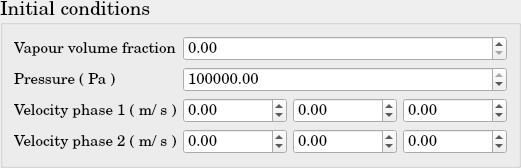
           <widget class="QGroupBox" name="Iso2F_InitialCondition">
            <property name="font">
             <font>
              <family>Century Schoolbook L</family>
              <pointsize>14</pointsize>
              <weight>50</weight>
              <bold>false</bold>
             </font>
            </property>
            <property name="title">
             <string>Initial conditions</string>
            </property>
            <layout class="QGridLayout" name="gridLayout_24">
             <item row="0" column="0">
              <layout class="QHBoxLayout" name="Iso2F_InitialConditionLayout">
               <item>
                <layout class="QVBoxLayout" name="Iso2F_FEqs_InitialConditionLayoutV">
                 <item>
                  <widget class="QLabel" name="Iso2F_Alpha_IC">
                   <property name="font">
                    <font>
                     <pointsize>11</pointsize>
                    </font>
                   </property>
                   <property name="text">
                    <string>Vapour volume fraction</string>
                   </property>
                  </widget>
                 </item>
                 <item>
                  <widget class="QLabel" name="Iso2F_Pressure_IC">
                   <property name="font">
                    <font>
                     <pointsize>11</pointsize>
                    </font>
                   </property>
                   <property name="text">
                    <string>Pressure ( Pa )</string>
                   </property>
                  </widget>
                 </item>
                 <item>
                  <widget class="QLabel" name="Iso2F_Velocity1_IC">
                   <property name="font">
                    <font>
                     <pointsize>11</pointsize>
                    </font>
                   </property>
                   <property name="text">
                    <string>Velocity phase 1 ( m/ s )</string>
                   </property>
                  </widget>
                 </item>
                 <item>
                  <widget class="QLabel" name="Iso2F_Velocity2_IC">
                   <property name="font">
                    <font>
                     <pointsize>11</pointsize>
                    </font>
                   </property>
                   <property name="text">
                    <string>Velocity phase 2 ( m/ s )</string>
                   </property>
                  </widget>
                 </item>
                </layout>
               </item>
               <item>
                <layout class="QVBoxLayout" name="Iso2F_InitialConditionLayoutV">
                 <item>
                  <widget class="QDoubleSpinBox" name="Iso2F_Alpha_IC_doubleSpinBox">
                   <property name="font">
                    <font>
                     <pointsize>11</pointsize>
                    </font>
                   </property>
                   <property name="maximum">
                    <double>1.000000000000000</double>
                   </property>
                  </widget>
                 </item>
                 <item>
                  <widget class="QDoubleSpinBox" name="Iso2F_Pressure_IC_doubleSpinBox">
                   <property name="font">
                    <font>
                     <pointsize>11</pointsize>
                    </font>
                   </property>
                   <property name="maximum">
                    <double>1000000000.000000000000000</double>
                   </property>
                   <property name="value">
                    <double>100000.000000000000000</double>
                   </property>
                  </widget>
                 </item>
                 <item>
                  <layout class="QHBoxLayout" name="Iso2F_VelocityPhase1_IC">
                   <item>
                    <widget class="QDoubleSpinBox" name="Iso2F_VelocityPhase1_1d_IC_doubleSpinBox">
                     <property name="font">
                      <font>
                       <pointsize>11</pointsize>
                      </font>
                     </property>
                     <property name="minimum">
                      <double>-1000000000.000000000000000</double>
                     </property>
                     <property name="maximum">
                      <double>1000000000.000000000000000</double>
                     </property>
                    </widget>
                   </item>
                   <item>
                    <widget class="QDoubleSpinBox" name="Iso2F_VelocityPhase1_2d_IC_doubleSpinBox">
                     <property name="font">
                      <font>
                       <pointsize>11</pointsize>
                      </font>
                     </property>
                     <property name="minimum">
                      <double>-1000000000.000000000000000</double>
                     </property>
                     <property name="maximum">
                      <double>1000000000.000000000000000</double>
                     </property>
                    </widget>
                   </item>
                   <item>
                    <widget class="QDoubleSpinBox" name="Iso2F_VelocityPhase1_3d_IC_doubleSpinBox">
                     <property name="font">
                      <font>
                       <pointsize>11</pointsize>
                      </font>
                     </property>
                     <property name="minimum">
                      <double>-1000000000.000000000000000</double>
                     </property>
                     <property name="maximum">
                      <double>1000000000.000000000000000</double>
                     </property>
                    </widget>
                   </item>
                  </layout>
                 </item>
                 <item>
                  <layout class="QHBoxLayout" name="Iso2F_VelocityPhase2_IC">
                   <item>
                    <widget class="QDoubleSpinBox" name="Iso2F_VelocityPhase2_1d_IC_doubleSpinBox">
                     <property name="font">
                      <font>
                       <pointsize>11</pointsize>
                      </font>
                     </property>
                     <property name="minimum">
                      <double>-1000000000.000000000000000</double>
                     </property>
                     <property name="maximum">
                      <double>1000000000.000000000000000</double>
                     </property>
                    </widget>
                   </item>
                   <item>
                    <widget class="QDoubleSpinBox" name="Iso2F_VelocityPhase2_2d_IC_doubleSpinBox">
                     <property name="font">
                      <font>
                       <pointsize>11</pointsize>
                      </font>
                     </property>
                     <property name="minimum">
                      <double>-1000000000.000000000000000</double>
                     </property>
                     <property name="maximum">
                      <double>1000000000.000000000000000</double>
                     </property>
                    </widget>
                   </item>
                   <item>
                    <widget class="QDoubleSpinBox" name="Iso2F_VelocityPhase2_3d_IC_doubleSpinBox">
                     <property name="font">
                      <font>
                       <pointsize>11</pointsize>
                      </font>
                     </property>
                     <property name="minimum">
                      <double>-1000000000.000000000000000</double>
                     </property>
                     <property name="maximum">
                      <double>1000000000.000000000000000</double>
                     </property>
                    </widget>
                   </item>
                  </layout>
                 </item>
                </layout>
               </item>
              </layout>
             </item>
            </layout>
           </widget>
